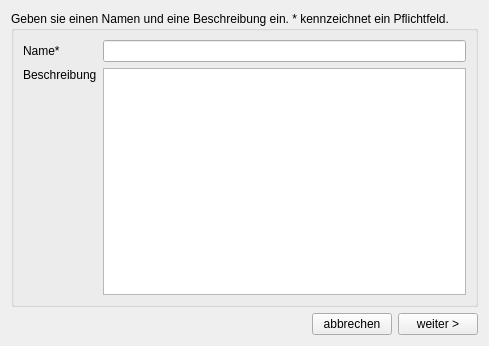
<?xml version="1.0" encoding="UTF-8"?>
<ui version="4.0">
 <class>charakterform</class>
 <widget class="QWidget" name="charakterform">
  <property name="geometry">
   <rect>
    <x>0</x>
    <y>0</y>
    <width>429</width>
    <height>346</height>
   </rect>
  </property>
  <property name="windowTitle">
   <string>Name und Beschreibung</string>
  </property>
  <layout class="QVBoxLayout" name="verticalLayout_2">
   <item>
    <widget class="QGroupBox" name="groupBox">
     <property name="title">
      <string>Geben sie einen Namen und eine Beschreibung ein. * kennzeichnet ein Pflichtfeld.</string>
     </property>
     <layout class="QGridLayout" name="gridLayout">
      <item row="1" column="0">
       <widget class="QLabel" name="labelName">
        <property name="text">
         <string>Name*</string>
        </property>
       </widget>
      </item>
      <item row="1" column="1">
       <widget class="QLineEdit" name="lineEditName"/>
      </item>
      <item row="2" column="0">
       <widget class="QLabel" name="labelBeschreibung">
        <property name="text">
         <string>Beschreibung</string>
        </property>
        <property name="alignment">
         <set>Qt::AlignLeading|Qt::AlignLeft|Qt::AlignTop</set>
        </property>
       </widget>
      </item>
      <item row="2" column="1">
       <widget class="QTextEdit" name="textEditBeschreibung"/>
      </item>
     </layout>
    </widget>
   </item>
   <item>
    <layout class="QHBoxLayout" name="horizontalLayout">
     <item>
      <spacer name="horizontalSpacer">
       <property name="orientation">
        <enum>Qt::Horizontal</enum>
       </property>
       <property name="sizeHint" stdset="0">
        <size>
         <width>40</width>
         <height>20</height>
        </size>
       </property>
      </spacer>
     </item>
     <item>
      <widget class="QPushButton" name="abbrechenButton">
       <property name="text">
        <string>abbrechen</string>
       </property>
      </widget>
     </item>
     <item>
      <widget class="QPushButton" name="weiterButton">
       <property name="text">
        <string>weiter &gt;</string>
       </property>
      </widget>
     </item>
    </layout>
   </item>
  </layout>
 </widget>
 <resources/>
 <connections/>
</ui>
